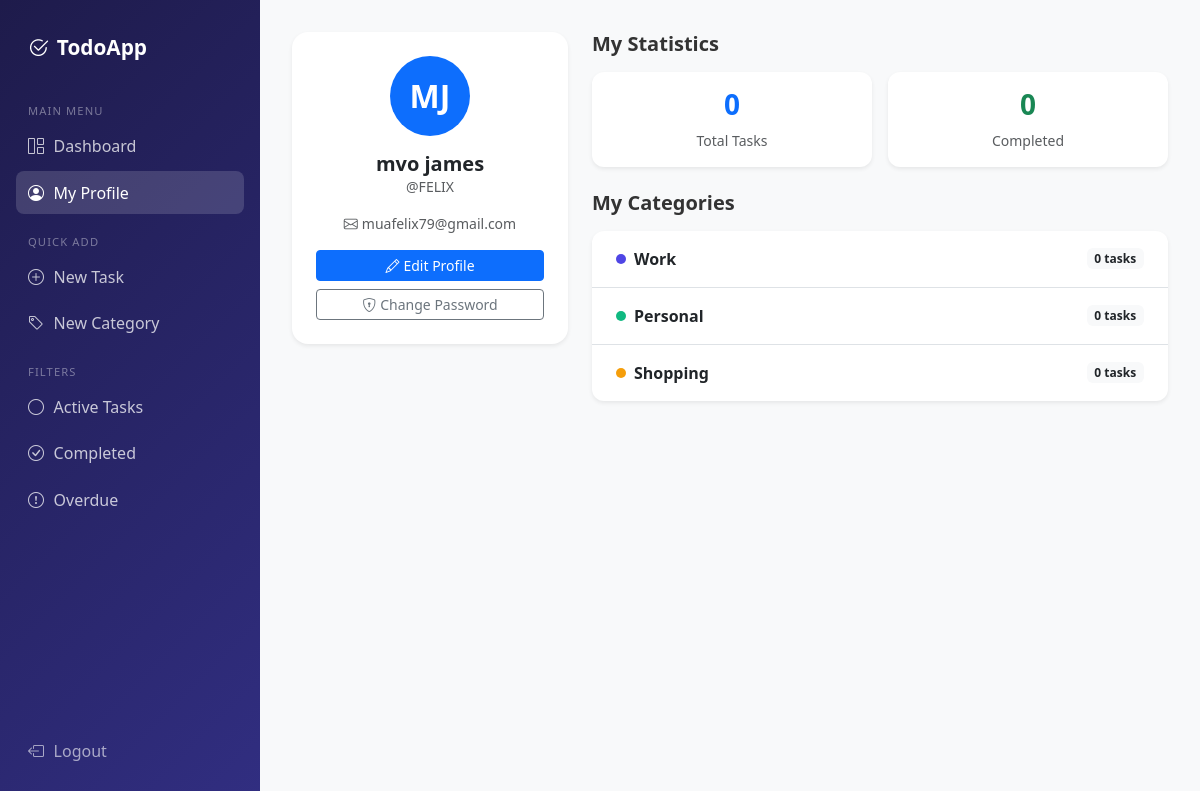
The app's page /profile/ (signed in) with its own data.
### todos/models.py (models this page shows, shortened)
class Category(models.Model):
    name = models.CharField(max_length=100)
    color = models.CharField(max_length=7, default='#0d6efd')
    user = models.ForeignKey(User, on_delete=models.CASCADE, related_name='categories')
    created_at = models.DateTimeField(auto_now_add=True)
    class Meta:
        verbose_name_plural = 'categories'
        ordering = ['name']

### todos/views.py (the view)
# urls.py: path('profile/', views.profile, name='profile'),
@login_required
def profile(request):
    profile_obj, _ = UserProfile.objects.get_or_create(user=request.user)
    todos = Todo.objects.filter(user=request.user)
    categories = Category.objects.filter(user=request.user).annotate(todo_count=Count('todos'))
    context = {
        'profile': profile_obj,
        'categories': categories,
        'total_todos': todos.count(),
        'completed_todos': todos.filter(is_completed=True).count(),
    }
    return render(request, 'profile.html', context)

### templates/profile.html (shortened to what this page needs)
{% extends 'base.html' %}
{% block content %}
<div class="row">
  <div class="col-md-4 mb-4">
    <div class="card border-0 shadow-sm" style="border-radius: 16px;">
      <div class="card-body p-4 text-center">
        <div class="avatar-circle mx-auto mb-3"
             style="background: {{ profile.avatar_color }};">
          {{ user.first_name|slice:":1"|upper }}{{ user.last_name|slice:":1"|upper }}
        </div>
        <h5 class="fw-bold mb-0">
          {% if user.first_name %}{{ user.get_full_name }}{% else %}{{ user.username }}{% endif %}
        </h5>
        <p class="text-muted small">@{{ user.username }}</p>
        {% if user.email %}
        <p class="text-muted small"><i class="bi bi-envelope me-1"></i>{{ user.email }}</p>
        {% endif %}
        <div class="d-grid gap-2 mt-3">
          <a href="{% url 'edit_profile' %}" class="btn btn-primary btn-sm">
            <i class="bi bi-pencil me-1"></i>Edit Profile
          </a>
          <a href="{% url 'change_password' %}" class="btn btn-outline-secondary btn-sm">
            <i class="bi bi-shield-lock me-1"></i>Change Password
          </a>
        </div>
      </div>
    </div>
  </div>
  <div class="col-md-8">
    <h5 class="fw-bold mb-3">My Statistics</h5>
    <div class="row g-3 mb-4">
      <div class="col-6">
        <div class="card border-0 shadow-sm text-center p-3" style="border-radius: 12px;">
          <h3 class="fw-bold text-primary">{{ total_todos }}</h3>
          <small class="text-muted">Total Tasks</small>
        </div>
      </div>
      <div class="col-6">
        <div class="card border-0 shadow-sm text-center p-3" style="border-radius: 12px;">
          <h3 class="fw-bold text-success">{{ completed_todos }}</h3>
          <small class="text-muted">Completed</small>
        </div>
      </div>
    </div>
    <h5 class="fw-bold mb-3">My Categories</h5>
    {% if categories %}
    <div class="card border-0 shadow-sm" style="border-radius: 12px;">
      <div class="card-body p-0">
        {% for cat in categories %}
        <div class="d-flex align-items-center justify-content-between px-4 py-3
                    {% if not forloop.last %}border-bottom{% endif %}">
          <div class="d-flex align-items-center gap-2">
            <span class="category-dot" style="background:{{ cat.color }};"></span>
            <span class="fw-semibold">{{ cat.name }}</span>
          </div>
          <span class="badge bg-light text-dark">{{ cat.todo_count }} tasks</span>
        </div>
        {% endfor %}
      </div>
    </div>
    {% else %}
    <p class="text-muted">No categories yet. Add one from the dashboard.</p>
    {% endif %}
  </div>
</div>
{% endblock %}

### static/css/style.css (style rules this page uses)
:root { --primary: #4f46e5; --primary-hover: #4338ca; --success: #10b981; --danger: #ef4444; --warning: #f59e0b; --sidebar-width: 260px; --transition: 0.2s ease; }
body { font-family: 'Segoe UI', system-ui, sans-serif; background-color: #f8f9fa; color: #333; }
.category-dot { width: 10px; height: 10px; border-radius: 50%; display: inline-block; flex-shrink: 0; }
.avatar-circle { width: 80px; height: 80px; border-radius: 50%; display: flex; align-items: center; justify-content: center; font-size: 2rem; font-weight: 700; color: #fff; }

### records on screen
Category: name "Work", todo_count "0"
Category: name "Personal", todo_count "0"
Category: name "Shopping", todo_count "0"

### other values on screen
{{ user.first_name|slice:":1"|upper }} "M"
{{ user.last_name|slice:":1"|upper }} "J"
{{ user.get_full_name }} "mvo james"
{{ user.username }} "FELIX"
{{ user.email }} "muafelix79@gmail.com"
{{ total_todos }} "0"
{{ completed_todos }} "0"
